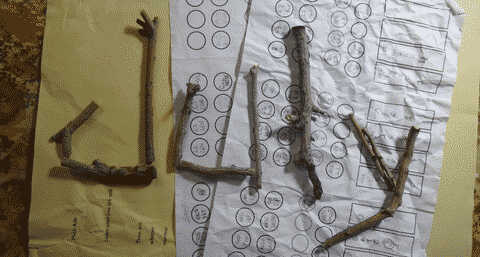
#> input picture tests/bad/He_Can_Jog_files/july2024.jpg, 480 x 257 px
$ python -i ocr.py   (imports and definitions only)   (older library calls are emulated)
#> lines starting #> are read from the running program, lines starting #| are printed output that depends on the picture; after the words box and inside, x2 and y2 are one past the last pixel; in counts of white or black regions, pixels touching at a corner belong together
#> further down, picture is the input picture: PIL image 480x257 RGB; mean R, G, B 138, 132.6, 117.6
from phantomlint.interfaces import OCREngine
from pathlib import Path
import pytesseract
from typing import List
from PIL import Image
# [9 lines of commented-out code are left out]
import logging

log = logging.getLogger(__name__)

from PIL import Image
import numpy as np
import cv2

# sometimes the OCR is *too* good and infers text that the human eye can't see
# this attempts to avoid that
def suppress_low_contrast_color(pil_image: Image.Image, threshold: float = 15) -> Image.Image:
    """Suppress low-contrast regions in a color image (e.g., faint text on similar background).

    Args:
        pil_image: Input image as PIL.Image.Image.
        threshold: Contrast threshold in LAB space (lower = more aggressive).

    Returns:
        A new PIL.Image.Image with low-contrast areas whitened.
    """
#> called with threshold = 15
    # bail if image is invalid
    if pil_image.width == 0 or pil_image.height == 0:
        return pil_image

    # Convert PIL image to OpenCV BGR
    img = cv2.cvtColor(np.array(pil_image), cv2.COLOR_RGB2BGR)

    # Convert to LAB color space (L = lightness)
    lab = cv2.cvtColor(img, cv2.COLOR_BGR2LAB)
#> lab: shape (257, 480, 3); mean of channels 0, 1, 2 139.8, 128, 137.3
    L, A, B = cv2.split(lab)
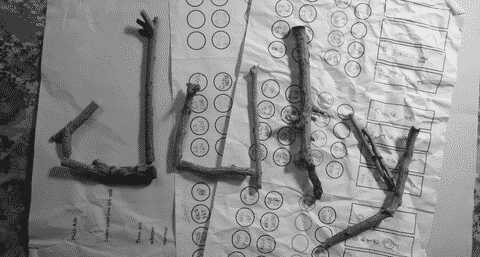
#> L: shape (257, 480); min 6, max 255, mean 139.8
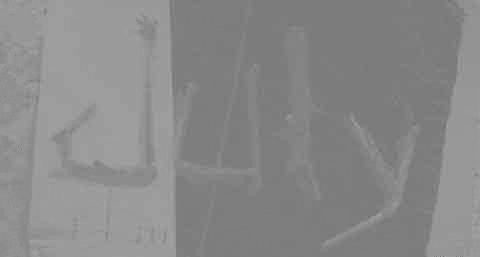
#> B: shape (257, 480); min 112, max 171, mean 137.3

    # Compute local contrast using Laplacian (edge detection on L channel)
    contrast = cv2.Laplacian(L, cv2.CV_64F)
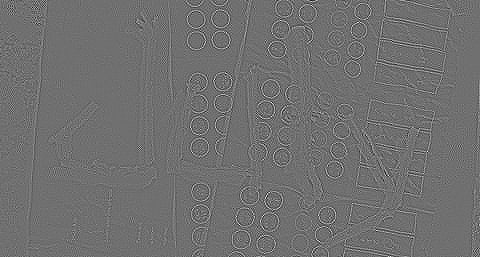
#> contrast: shape (257, 480) float64; min -318, max 403, mean 0; drawn with min black and max white
    contrast_magnitude = np.abs(contrast)
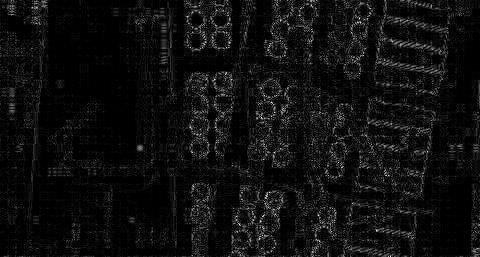
#> contrast_magnitude: shape (257, 480) float64; min 0, max 403, mean 24.9; drawn with min black and max white

    # Create mask of low-contrast pixels
    mask = (contrast_magnitude < threshold).astype(np.uint8) * 255
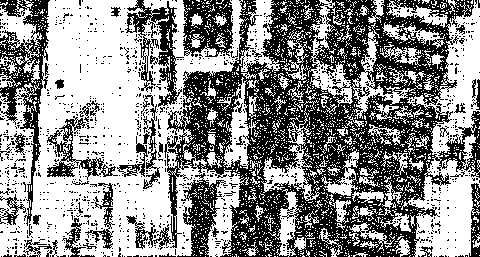
#> mask: shape (257, 480); 55.5% white; 1168 black regions (1122 under 20 px), largest, box (x1, y1, x2, y2) and area: (126, 0, 480, 257) 37901, (0, 0, 50, 226) 3480, (125, 0, 184, 107) 2019

    # Smooth mask to avoid harsh boundaries
    mask_blur = cv2.GaussianBlur(mask, (7, 7), 0)
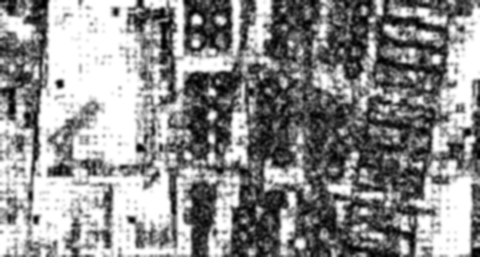
#> mask_blur: shape (257, 480); min 0, max 255, mean 141.6
    mask_norm = mask_blur.astype(np.float32) / 255.0

    # Blend toward white (255,255,255) using mask
    result = img.astype(np.float32)
    for c in range(3):
        result[..., c] = result[..., c] * (1 - mask_norm) + 255 * mask_norm
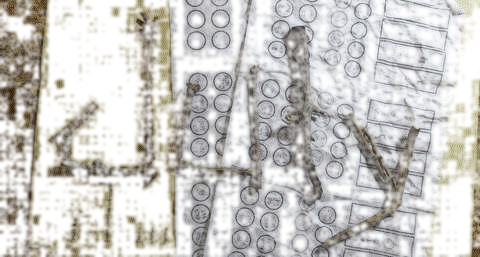
#> result: shape (257, 480, 3) float32; mean B, G, R 198.5, 201.4, 203

    result = np.clip(result, 0, 255).astype(np.uint8)

    # Convert back to PIL.Image
    return Image.fromarray(cv2.cvtColor(result, cv2.COLOR_BGR2RGB))

class TesseractOCREngine(OCREngine):
    def extract_text(self, images: List[Image.Image]) -> str:
        texts = []
        for img in images:
            try:
                img = suppress_low_contrast_color(img)
                text = pytesseract.image_to_string(img, config='--psm 1 --oem 1')
                texts.append(text)
            except Exception as ex:
                log.warning(f"Failed to OCR image. No text returned: {ex}")
                continue
        return "\n".join(texts)


# [73 lines of commented-out code are left out]

>>> from PIL import Image
>>> picture = Image.open('../tests/bad/He_Can_Jog_files/july2024.jpg')
>>> result = suppress_low_contrast_color(picture)
